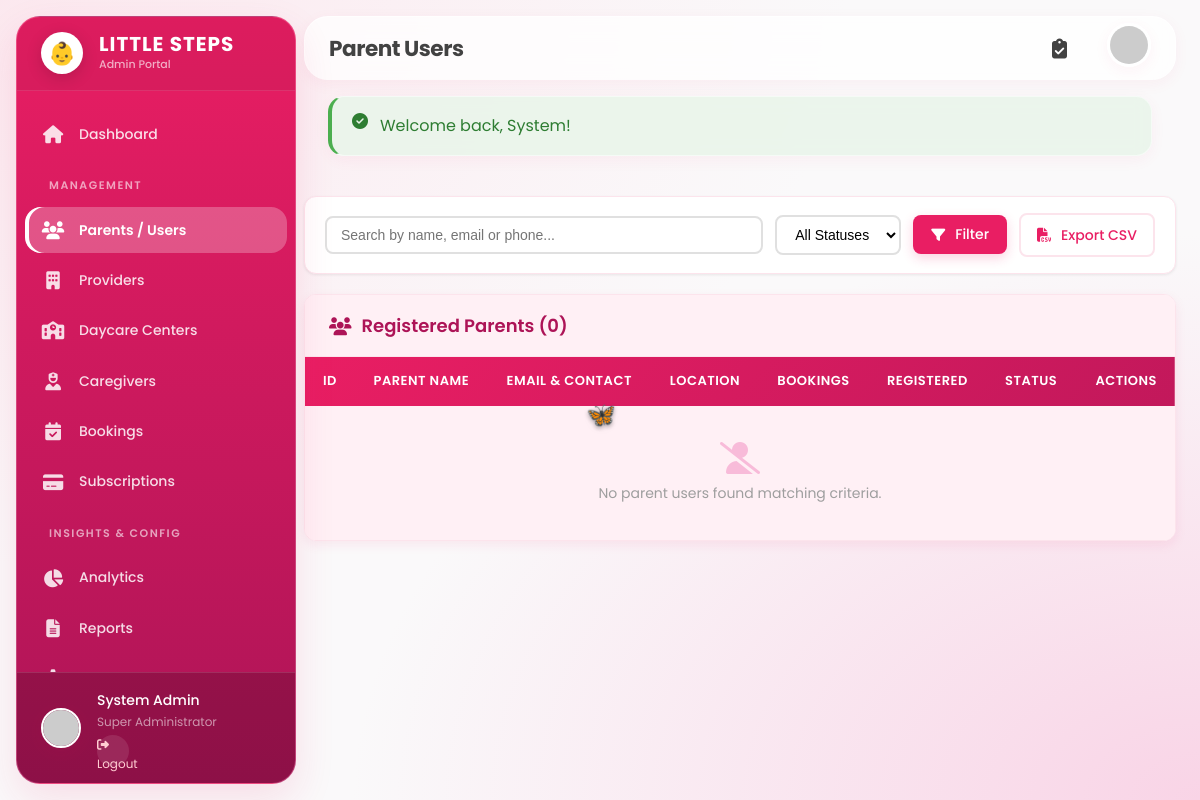
Before: /admin/users.php (signed in) with the older database file.
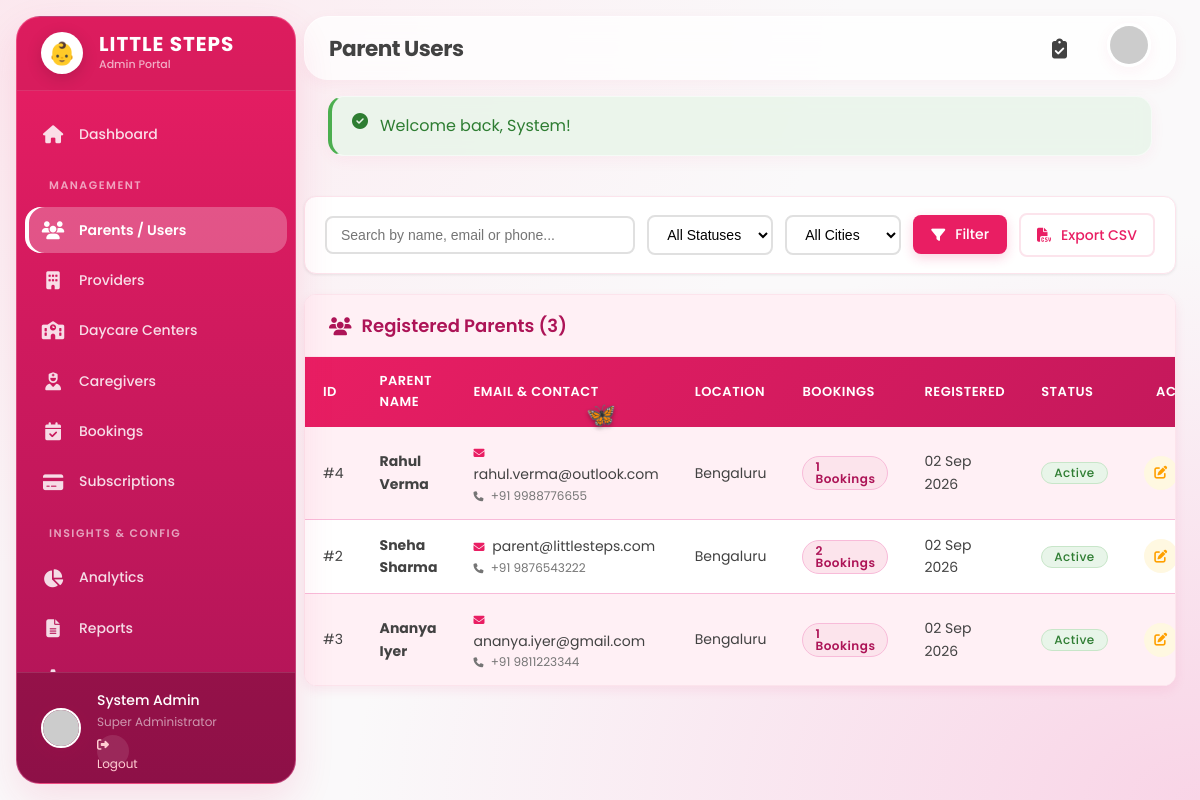
After: the same page with the newer database file.
### tables this page shows
CREATE TABLE `users` (
  `id` bigint(20) UNSIGNED NOT NULL AUTO_INCREMENT,
  `email` varchar(100) NOT NULL,
  `password` varchar(255) NOT NULL,
  `first_name` varchar(50) NOT NULL,
  `last_name` varchar(50) NOT NULL,
  `phone` varchar(20) DEFAULT NULL,
  `address` text DEFAULT NULL,
  `city` varchar(50) DEFAULT NULL,
  `state` varchar(50) DEFAULT NULL,
  `pincode` varchar(15) DEFAULT NULL,
  `profile_image` varchar(255) DEFAULT NULL,
  `role` enum('parent','admin') NOT NULL DEFAULT 'parent',
  `is_active` tinyint(1) NOT NULL DEFAULT 1,
  `email_verified` tinyint(1) NOT NULL DEFAULT 1,
  `verification_token` varchar(100) DEFAULT NULL,
  `last_login` datetime DEFAULT NULL,
  `created_at` timestamp NOT NULL DEFAULT current_timestamp(),
  `updated_at` timestamp NOT NULL DEFAULT current_timestamp() ON UPDATE current_timestamp(),
  PRIMARY KEY (`id`),
  UNIQUE KEY `email` (`email`),
  KEY `role` (`role`),
  KEY `is_active` (`is_active`)
);

### config/functions.php (called while the page is built, shortened)
<?php
function formatDate($date, $format = 'd M Y') {
    return date($format, strtotime($date));
}

### admin/users.php (the view, shortened to what the changed rows need)
<?php
require_once __DIR__ . '/../config/functions.php';
$conn = getDBConnection();
$sql = "SELECT u.id, u.first_name, u.last_name, u.email, u.phone, u.city, u.is_active, u.created_at,
               COUNT(b.id) as bookings_count
        FROM users u
        LEFT JOIN bookings b ON u.id = b.user_id
        WHERE u.role = 'parent'";
$sql .= " GROUP BY u.id ORDER BY u.created_at DESC";
$users = $conn->query($sql)->fetch_all(MYSQLI_ASSOC);
$cities = [];
$cRes = $conn->query("SELECT DISTINCT city FROM users WHERE role = 'parent' AND city IS NOT NULL AND city != ''");
if ($cRes) {
    while($cRow = $cRes->fetch_assoc()) $cities[] = $cRow['city'];
}
require_once __DIR__ . '/includes/header.php';
?>
<div class="filter-card">
    <form method="GET" class="filter-form">
        <?php if(!empty($cities)): ?>
            <div>
                <select name="city" class="filter-input">
                    <option value="">All Cities</option>
                </select>
            </div>
        <?php endif; ?>
    </form>
</div>
<div class="table-container">
    <div class="table-header-bar">
        <h3 class="table-header-title">
            <i class="fas fa-users"></i> Registered Parents (<?= count($users) ?>)
        </h3>
    </div>
    <div style="overflow-x: auto;">
        <table class="admin-table">
            <thead>
                <tr>
                    <th>ID</th>
                    <th>Parent Name</th>
                    <th>Email & Contact</th>
                    <th>Location</th>
                    <th>Bookings</th>
                    <th>Registered</th>
                    <th>Status</th>
                    <th style="text-align: right;">Actions</th>
                </tr>
            </thead>
            <tbody>
                <?php if (empty($users)): ?>
                    <tr>
                        <td colspan="8" style="text-align: center; padding: 36px; color: #9E9E9E;">
                            <i class="fas fa-user-slash" style="font-size: 32px; color: var(--admin-pastel-pink); margin-bottom: 8px; display: block;"></i>
                            No parent users found matching criteria.
                        </td>
                    </tr>
                <?php else: ?>
                    <?php foreach ($users as $u): ?>
                        <tr>
                            <td>#<?= $u['id'] ?></td>
                            <td>
                                <strong><?= htmlspecialchars($u['first_name'] . ' ' . $u['last_name']) ?></strong>
                            </td>
                            <td>
                                <div><i class="fas fa-envelope" style="color: var(--admin-pink); font-size: 11px; margin-right: 4px;"></i> <?= htmlspecialchars($u['email']) ?></div>
                                <?php if($u['phone']): ?>
                                    <div style="font-size: 12px; color: #757575;"><i class="fas fa-phone" style="font-size: 10px; margin-right: 4px;"></i> <?= htmlspecialchars($u['phone']) ?></div>
                                <?php endif; ?>
                            </td>
                            <td><?= htmlspecialchars($u['city'] ?? 'Not set') ?></td>
                            <td>
                                <span class="badge badge-pink" style="font-weight: 600;">
                                    <?= $u['bookings_count'] ?> Bookings
                                </span>
                            </td>
                            <td><?= formatDate($u['created_at']) ?></td>
                            <td>
                                <span class="badge badge-<?= $u['is_active'] ? 'approved' : 'rejected' ?>">
                                    <?= $u['is_active'] ? 'Active' : 'Deactivated' ?>
                                </span>
                            </td>
                            <td style="text-align: right;">
                                <div class="btn-group-action">
                                    <a href="user_edit.php?id=<?= $u['id'] ?>" class="btn-icon btn-icon-edit" title="Edit & View Details">
                                        <i class="fas fa-edit"></i>
                                    </a>
                                </div>
                            </td>
                        </tr>
                    <?php endforeach; ?>
                <?php endif; ?>
            </tbody>
        </table>
    </div>
</div>
<?php require_once __DIR__ . '/includes/footer.php'; ?>

Changed rows visible on the page:
added users: id "4", first_name+last_name "Rahul Verma", email "rahul.verma@outlook.com", phone "+91 9988776655", city "Bengaluru", bookings_count "1", created_at "02 Sep 2026", is_active "Active"
added users: id "2", first_name+last_name "Sneha Sharma", email "parent@littlesteps.com", phone "+91 9876543222", city "Bengaluru", bookings_count "2", created_at "02 Sep 2026", is_active "Active"
added users: id "3", first_name+last_name "Ananya Iyer", email "ananya.iyer@gmail.com", phone "+91 9811223344", city "Bengaluru", bookings_count "1", created_at "02 Sep 2026", is_active "Active"
Other visible differences:
form field city: (not shown) → "All Cities"
count($users): "0" → "3"
text no longer shown: "No parent users found matching criteria."
